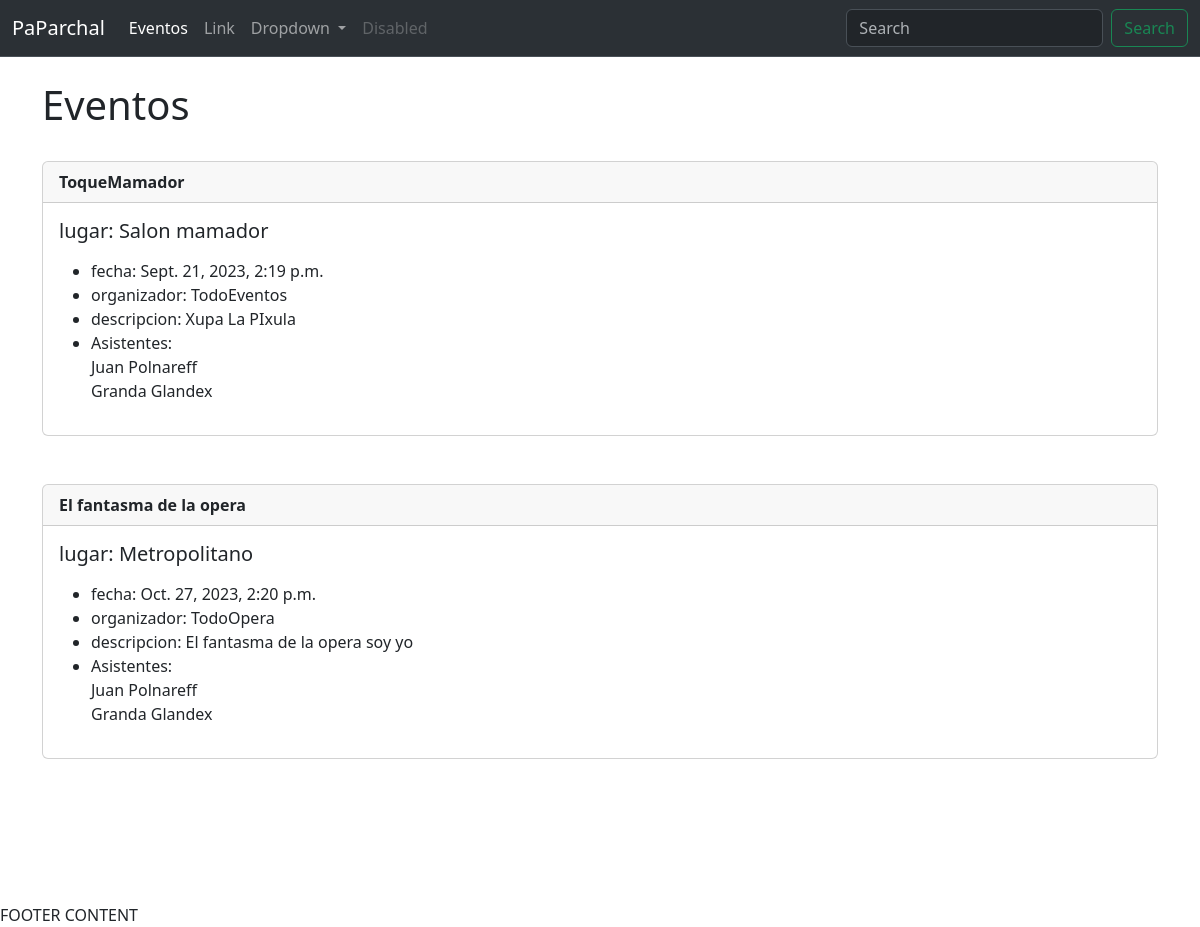
/eventos, run on the app's committed database.
### eventos/models.py (models this page shows)
class Event(models.Model):
    name = models.CharField('Event Name', max_length=120)
    event_date = models.DateTimeField()
    venue = models.ForeignKey(Venue, blank=True, null=True, on_delete=models.CASCADE)
    company =  models.CharField(max_length=120)
    description = models.TextField(blank=True)
    attendees = models.ManyToManyField(User, blank = True)
    def __str__(self):
        return self.name

class Venue(models.Model):
    name = models.CharField(max_length=150)
    address = models.CharField(max_length=300)
    phone = models.IntegerField(validators=[MinValueValidator(0),MaxValueValidator(11)])
    email_address = models.CharField(max_length=250)
    def __str__(self) -> str:
        return self.name

class User(models.Model):
    first_name = models.CharField(max_length=250)
    nickname = models.CharField(max_length=250)
    email = models.EmailField()
    def __str__(self):
        return self.first_name + ' ' + self.nickname

### eventos/views.py (the view)
# urls.py: path('eventos', eventoVista.all_events, name="eventlist"),
def all_events(request):
    event_list = Event.objects.all()
    return render(request, 'eventos/eventlist.html', {'event_list':event_list})

### eventos/templates/eventos/eventlist.html
{% extends 'eventos/base.html' %}
{% block content %}
<h1>Eventos</h1>
<br/>
{% for event in event_list %}
<div class="card">
    <div class="card-header">
        <strong>  {{ event }} </strong>
    </div>
    <div class="card-body">
      <h5 class="card-title"> lugar: {{ event.venue }} </h5>
      <p class="card-text"><ul>
        <li>fecha: {{ event.event_date }} </li>
        <li>organizador: {{ event.company }} </li>
        <li>descripcion: {{ event.description }} </li>
        <li> Asistentes:<br/>
        {% for user in event.attendees.all %}
              {{ user }}<br/>
        {% endfor %}
        </li>
        </ul></p>
    </div>
  </div>
   <br/><br/>
{% endfor %}
{% endblock %}

### eventos/templates/eventos/base.html (shortened to what this page needs)
<!doctype html>
<html lang="en">
  <head>
    <link href="https://cdn.jsdelivr.net/npm/bootstrap@5.3.2/dist/css/bootstrap.min.css" rel="stylesheet">
  </head>
  <body>
    {% include 'eventos/navbar.html' %}
    <br/>
    <div class="container">
      {% block content %}
      {% endblock %}
    </div>
    <br/>
  </body>
</html>
FOOTER CONTENT

### eventos/templates/eventos/navbar.html (shortened to what this page needs)
<nav class="navbar navbar-expand-lg bg-body-tertiary bg-dark border-bottom border-body" data-bs-theme="dark">
    <div class="container-fluid">
      <a class="navbar-brand" href="{% url 'home' %}">PaParchal</a>
      <div class="collapse navbar-collapse" id="navbarSupportedContent">
        <ul class="navbar-nav me-auto mb-2 mb-lg-0">
          <li class="nav-item">
            <a class="nav-link active" aria-current="page" href="{% url 'eventlist' %}">Eventos</a>
          </li>
          <li class="nav-item">
            <a class="nav-link" href="#">Link</a>
          </li>
          <li class="nav-item dropdown">
            <a class="nav-link dropdown-toggle" href="#" role="button" data-bs-toggle="dropdown" aria-expanded="false">
              Dropdown
            </a>
          </li>
          <li class="nav-item">
            <a class="nav-link disabled" aria-disabled="true">Disabled</a>
          </li>
        </ul>
        <form class="d-flex" role="search">
          <input class="form-control me-2" type="search" placeholder="Search" aria-label="Search">
          <button class="btn btn-outline-success" type="submit">Search</button>
        </form>
      </div>
    </div>
  </nav>

### data on the page
Event: name "ToqueMamador", venue "Salon mamador", event_date "Sept. 21, 2023, 2:19 p.m.", company "TodoEventos", description "Xupa La PIxula"
User: first_name+nickname "Juan Polnareff"
User: first_name+nickname "Granda Glandex"
Event: name "El fantasma de la opera", venue "Metropolitano", event_date "Oct. 27, 2023, 2:20 p.m.", company "TodoOpera", description "El fantasma de la opera soy yo"
